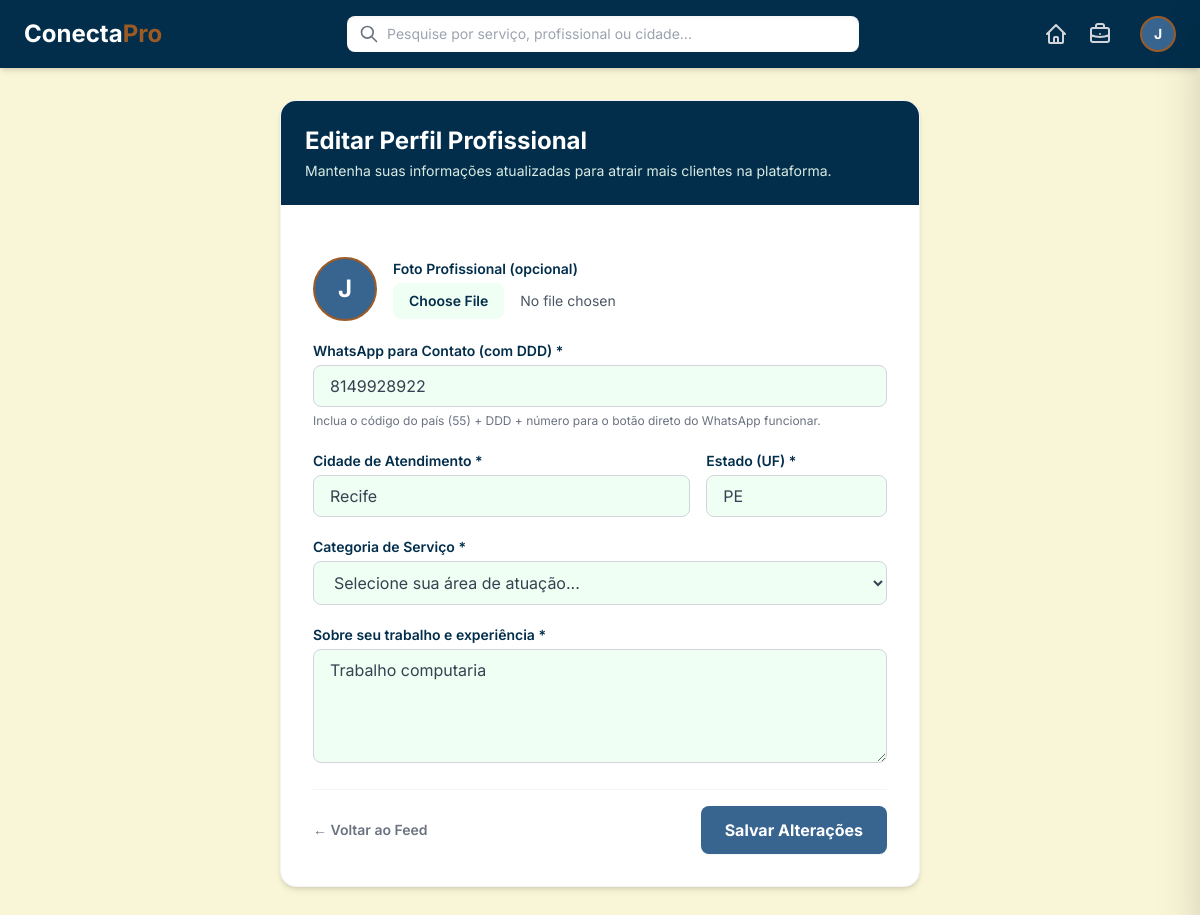
/perfil-prestador/ (signed in), run on the app's committed database.
### usuario/models.py (models this page shows, shortened)
class PerfilPrestador(models.Model):
    usuario = models.OneToOneField(User, on_delete=models.CASCADE, related_name='perfil_prestador')
    foto_perfil = models.ImageField(upload_to='fotos_perfil/', blank=True, null=True)
    telefone = models.CharField(max_length=20)
    cidade = models.CharField(max_length=100)
    estado = models.CharField(max_length=2)
    categoria = models.ForeignKey('feed.Categoria', on_delete=models.SET_NULL, null=True)
    descricao = models.TextField()
    data_criacao = models.DateTimeField(auto_now_add=True)

### usuario/views.py (the view, shortened to what this page needs)
# urls.py: path('perfil-prestador/', views.gerenciar_perfil_prestador, name='gerenciar_perfil_prestador'),
@login_required(login_url='/login/')
def gerenciar_perfil_prestador(request):
    perfil = PerfilPrestador.objects.filter(usuario=request.user).first()
    categorias_disponiveis = Categoria.objects.all().order_by('nome')
    if request.method == 'GET':
        status = request.GET.get('status')
        return render(request, 'perfil_prestador.html', {
            'perfil': perfil,
            'categorias': categorias_disponiveis,
            'status': status
        })

### usuario/Templates/perfil_prestador.html (shortened to what this page needs)
<!DOCTYPE html>
<html lang="pt-BR">
<head>
    {% load static %}
    <script src="https://cdn.tailwindcss.com"></script>
</head>
<body class="bg-[#F9F5D7] min-h-screen pb-12">
    {% include 'navbar.html' %}
    <main class="max-w-2xl mx-auto px-4 mt-8">
        <div class="bg-white rounded-2xl shadow-md border border-gray-100 overflow-hidden">
            <div class="bg-[#022E4B] p-6 text-white">
                <h1 class="text-2xl font-bold">
                    {% if perfil %}
                        Editar Perfil Profissional
                    {% else %}
                        Ativar Perfil de Prestador de Serviços
                    {% endif %}
                </h1>
                <p class="text-sm text-[#F0FFF3] opacity-90 mt-1">
                    {% if perfil %}
                        Mantenha suas informações atualizadas para atrair mais clientes na plataforma.
                    {% else %}
                        Complete seus dados profissionais para divulgar serviços no feed e receber contatos. Você continuará podendo contratar outros profissionais normalmente.
                    {% endif %}
                </p>
            </div>
            <div class="p-6 sm:p-8">
                <form action="{% url 'gerenciar_perfil_prestador' %}" method="POST" enctype="multipart/form-data" class="space-y-5">
                    <div class="flex items-center gap-4">
                        <div class="w-16 h-16 rounded-full bg-[#386490] border-2 border-[#9C5B25] flex items-center justify-center overflow-hidden shrink-0">
                            {% if perfil.foto_perfil %}
                                <img src="{{ perfil.foto_perfil.url }}" alt="Foto atual" class="w-full h-full object-cover">
                            {% else %}
                                <span class="text-2xl text-white font-bold uppercase">{{ request.user.first_name|first }}</span>
                            {% endif %}
                        </div>
                        <div class="flex-1">
                            <label for="foto_perfil" class="block text-sm font-semibold text-[#022E4B] mb-1">Foto Profissional (opcional)</label>
                            <input type="file" id="foto_perfil" name="foto_perfil" accept="image/*"
                                   class="w-full text-sm text-gray-600 file:mr-4 file:py-2 file:px-4 file:rounded-lg file:border-0 file:text-sm file:font-semibold file:bg-[#F0FFF3] file:text-[#022E4B] hover:file:bg-gray-200">
                        </div>
                    </div>
                    <div>
                        <label for="telefone" class="block text-sm font-semibold text-[#022E4B] mb-1">WhatsApp para Contato (com DDD) *</label>
                        <input type="text" id="telefone" name="telefone" placeholder="Ex: 5581999999999"
                               value="{{ perfil.telefone|default:'' }}"
                               class="w-full px-4 py-2 border border-gray-300 rounded-lg focus:outline-none focus:ring-2 focus:ring-[#386490] bg-[#F0FFF3] text-gray-700">
                        <span class="text-xs text-gray-500">Inclua o código do país (55) + DDD + número para o botão direto do WhatsApp funcionar.</span>
                    </div>
                    <div class="grid grid-cols-1 sm:grid-cols-3 gap-4">
                        <div class="sm:col-span-2">
                            <label for="cidade" class="block text-sm font-semibold text-[#022E4B] mb-1">Cidade de Atendimento *</label>
                            <input type="text" id="cidade" name="cidade" placeholder="Ex: Recife"
                                   value="{{ perfil.cidade|default:'' }}"
                                   class="w-full px-4 py-2 border border-gray-300 rounded-lg focus:outline-none focus:ring-2 focus:ring-[#386490] bg-[#F0FFF3] text-gray-700">
                        </div>
                        <div>
                            <label for="estado" class="block text-sm font-semibold text-[#022E4B] mb-1">Estado (UF) *</label>
                            <input type="text" id="estado" name="estado" maxlength="2" placeholder="Ex: PE"
                                   value="{{ perfil.estado|default:'' }}"
                                   class="w-full px-4 py-2 border border-gray-300 rounded-lg focus:outline-none focus:ring-2 focus:ring-[#386490] bg-[#F0FFF3] text-gray-700 uppercase">
                        </div>
                    </div>
                    <div>
                        <label for="categoria" class="block text-sm font-semibold text-[#022E4B] mb-1">Categoria de Serviço *</label>
                        <select id="categoria" name="categoria"
                                class="w-full px-4 py-2.5 border border-gray-300 rounded-lg focus:outline-none focus:ring-2 focus:ring-[#386490] bg-[#F0FFF3] text-gray-700">
                            <option value="">Selecione sua área de atuação...</option>
                        </select>
                    </div>
                    <div>
                        <label for="descricao" class="block text-sm font-semibold text-[#022E4B] mb-1">Sobre seu trabalho e experiência *</label>
                        <textarea id="descricao" name="descricao" rows="4" placeholder="Descreva sua experiência, especialidades, horários e regiões que atende..."
                                  class="w-full px-4 py-2 border border-gray-300 rounded-lg focus:outline-none focus:ring-2 focus:ring-[#386490] bg-[#F0FFF3] text-gray-700">{{ perfil.descricao|default:'' }}</textarea>
                    </div>
                    <div class="flex items-center justify-between pt-4 border-t border-gray-100">
                        <a href="{% url 'feed' %}" class="text-sm font-semibold text-gray-500 hover:text-[#022E4B]">
                            ← Voltar ao Feed
                        </a>
                        <button type="submit" class="bg-[#386490] text-white font-bold px-6 py-3 rounded-lg hover:bg-[#022E4B] transition-colors shadow-sm">
                            {% if perfil %}Salvar Alterações{% else %}Ativar Perfil Profissional{% endif %}
                        </button>
                    </div>
                </form>
            </div>
        </div>
    </main>
</body>
</html>

### feed/Templates/navbar.html (shortened to what this page needs)
<header class="bg-[#022E4B] text-white p-3 sm:p-4 shadow-md sticky top-0 z-40">
    <div class="max-w-6xl mx-auto flex justify-between items-center gap-3 sm:gap-4">
        <a href="{% url 'feed' %}" class="text-xl sm:text-2xl font-bold hover:opacity-80 transition-opacity shrink-0 no-underline text-white">
            Conecta<span class="text-[#9C5B25]">Pro</span>
        </a>
        <div class="flex-1 max-w-lg hidden sm:block">
            <form method="GET" action="{% url 'feed' %}" class="relative flex items-center w-full">
                <div class="absolute inset-y-0 left-0 flex items-center pl-3 pointer-events-none">
                </div>
                <input
                    type="text"
                    name="q"
                    value="{{ busca|default:'' }}"
                    placeholder="Pesquise por serviço, profissional ou cidade..."
                    class="w-full pl-10 pr-4 py-2 bg-white rounded-lg text-[#022E4B] text-sm focus:outline-none focus:ring-2 focus:ring-[#386490] border-none transition-all shadow-inner"
                />
            </form>
        </div>
        <div class="flex items-center gap-3 sm:gap-5 shrink-0">
            <a href="{% url 'feed' %}" class="text-gray-300 hover:text-white transition-colors" title="Home">
                <svg class="w-6 h-6" fill="none" stroke="currentColor" viewBox="0 0 24 24">
                    <path stroke-linecap="round" stroke-linejoin="round" stroke-width="2" d="M3 12l2-2m0 0l7-7 7 7M5 10v10a1 1 0 001 1h3m10-11l2 2m-2-2v10a1 1 0 01-1 1h-3m-6 0a1 1 0 001-1v-4a1 1 0 011-1h2a1 1 0 011 1v4a1 1 0 001 1m-6 0h6" />
                </svg>
            </a>
            <a href="{% if request.user.perfil_prestador %}{% url 'vitrine_prestador' request.user.perfil_prestador.id %}{% else %}{% url 'gerenciar_perfil_prestador' %}{% endif %}"
               class="hidden sm:block text-gray-300 hover:text-white transition-colors"
               title="Minha Vitrine">
            </a>
            <button
                id="btnAbrirMenu"
                class="flex items-center hover:opacity-80 transition-opacity ml-1 sm:ml-2"
                title="Menu do Perfil"
            >
                <div class="w-8 h-8 sm:w-9 sm:h-9 rounded-full bg-[#386490] border-2 border-[#9C5B25] flex items-center justify-center text-sm overflow-hidden shadow-sm uppercase">
                    {% if request.user.perfil_prestador.foto_perfil %}
                        <img src="{{ request.user.perfil_prestador.foto_perfil.url }}" alt="Foto de perfil" class="w-full h-full object-cover">
                    {% else %}
                        <span class="text-white font-bold">{{ request.user.first_name|default:"U"|first }}</span>
                    {% endif %}
                </div>
            </button>
        </div>
    </div>
</header>

### usuario/Templates/perfil_prestador.html (style rules this page uses)
body { font-family: 'Inter', sans-serif; }

### data on the page
PerfilPrestador: telefone "8149928922", cidade "Recife", estado "PE", descricao "Trabalho computaria"

### other printed values
{{ request.user.first_name|default:"U"|first }} "J"
{{ request.user.first_name|first }} "J"
